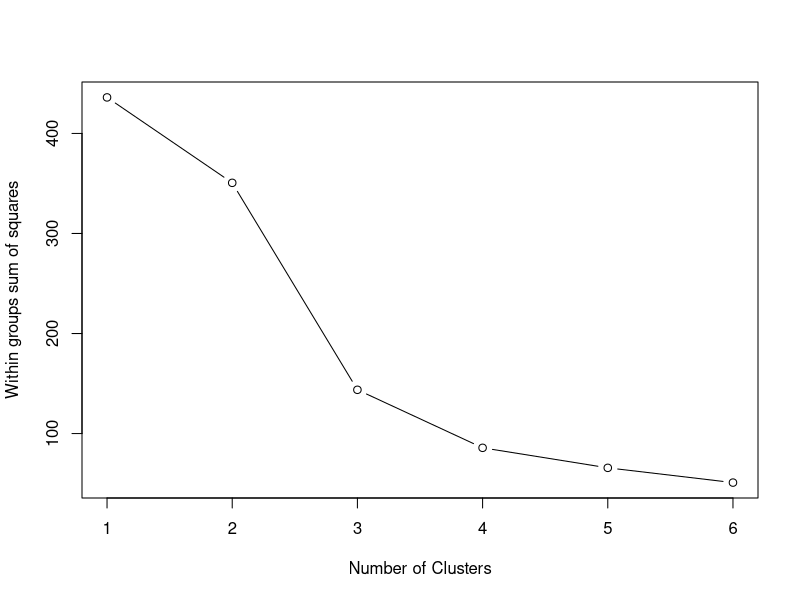

This figure's R source:
library(readr)
ester <- read_delim("ester.txt",";", escape_double = FALSE, trim_ws = TRUE)
View(ester)

#--------------------------------------------------------------------------
# STANDARDIZE THE VARIABLES! So all can be on the same relative unit
# It prevents variables having large influence due to larger values
# Calculate the number of standard deviation each observation is from the mean
# (Variable - mean(variable)) / Standard deviation (variable)
ester.stand <- scale(ester[-3]) # -3 eliminates the id N variable

summary(ester)
summary(ester.stand)

#--------------------------------------------------------------------------
# DETERNINE NUMBER OF CLUSTERS: 
# Within group sum of squares graph
wssplot <- function(data, nc=15, seed=1234){
  wss <- (nrow(data)-1)*sum(apply(data,2,var))
  for (i in 2:nc){
    set.seed(seed)
    wss[i] <- sum(kmeans(data, centers=i)$withinss)
  }
  plot(1:nc,wss,type="b",xlab="Number of Clusters",
       ylab="Within groups sum of squares")
}

wssplot(ester.stand, nc=6)
# Find the elbow, where the sum of squares stops decreasing at a rapid rate

#--------------------------------------------------------------------------
# K-means clustering
kmeans4 <- kmeans(ester.stand,centers=4)

# Show centers for each cluster
kmeans4$centers

# Show which cluster that each observation goes to:
kmeans4$cluster

# Qnt of observations in each cluester
table(kmeans4$cluster)

#--------------------------------------------------------------------------
# Evaluate k-means clustering
table(kmeans4$cluster, ester$N)

#Cluster1 includes 27 observations from group N=1 and 22 observations from group N=4
#    1  2  3  4
# 1  27 0  0  24
# 2  0  0  31 9
# 3  0  21 0  46
# 4  0  0  0  61